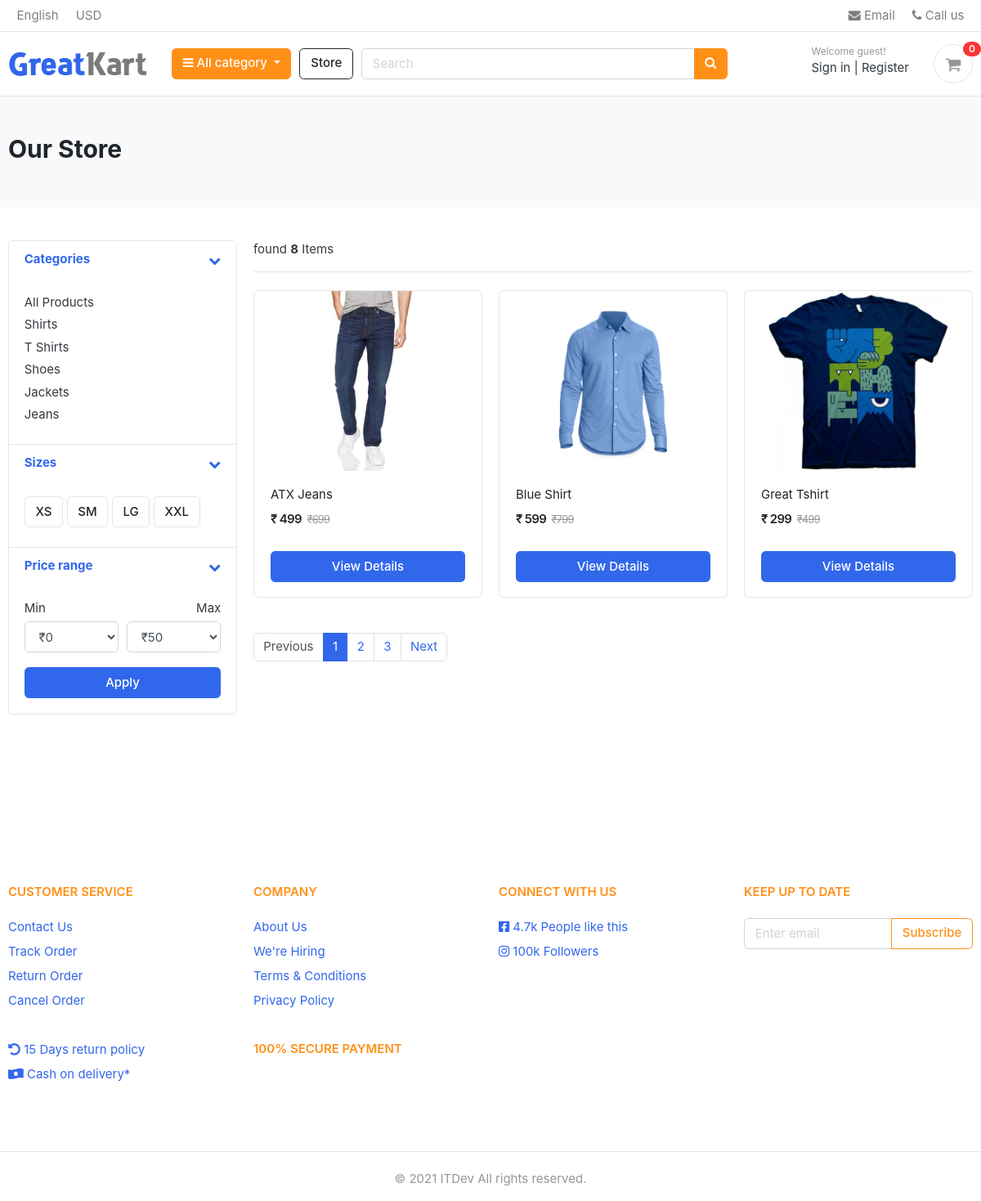
/store/, run on the app's committed database.
### category/models.py (models this page shows, shortened)
class Category(models.Model):
    cat_name = models.CharField(max_length=50, unique=True)
    slug = models.SlugField(max_length=100, unique=True)
    description = models.TextField(max_length=255, blank=True)
    cat_image = models.ImageField(upload_to='photos/categories', blank=True)
    class Meta:
        verbose_name = 'category'
        verbose_name_plural = 'categories'
    def get_url (self):
        return reverse ('products_by_category', args=[self.slug])

### store/models.py (models this page shows, shortened)
class Product (models.Model):
    product_name = models.CharField(max_length=200, unique=True)
    slug = models.SlugField(max_length=200, unique=True)
    description = models.TextField(max_length=500, blank=True)
    price = models.IntegerField()
    image = models.ImageField(upload_to='photos/products')
    stock = models.IntegerField()
    is_available = models.BooleanField(default=True)
    category = models.ForeignKey(Category, on_delete=models.CASCADE)
    created_date = models.DateTimeField(auto_now_add=True)
    modified_date = models.DateTimeField(auto_now=True)
    def get_url (self):
        return reverse ('product_detail', args=[self.category.slug, self.slug])

### store/views.py (the view)
# urls.py: path('', views.store, name="store"),
def store (request, category_slug=None):
    categories = None
    products = None
    if category_slug is  not None:
        categories = get_object_or_404(Category, slug=category_slug)
        products = Product.objects.filter(category=categories, is_available=True)
        paginator = Paginator (products, 1)
        page = request.GET.get('page')
        paged_products = paginator.get_page(page)
        product_count = products.count()
    else:
        products = Product.objects.all().filter(is_available=True).order_by('id')
        paginator = Paginator (products, 3)
        page = request.GET.get('page')
        paged_products = paginator.get_page(page)
        product_count = products.count()
    context = {
        'products' : paged_products,
        'product_count' : product_count,
    }
    return render (request, 'store/store.html', context)

### templates/store/store.html (shortened to what this page needs)
{% extends 'base.html' %}
{% load static %}
{% block content %}
<section class="section-pagetop bg">
<div class="container">
  {% if 'search' in request.path %}
    <h2 class="title-page">Search Result</h2>
  {% else %}
    <h2 class="title-page">Our Store</h2>
  {% endif %}
</div>
</section>
<section class="section-content padding-y">
<div class="container">
<div class="row">
	<aside class="col-md-3">
<div class="card">
	<article class="filter-group">
		<header class="card-header">
			<a href="#" data-toggle="collapse" data-target="#collapse_1" aria-expanded="true" class="">
				<i class="icon-control fa fa-chevron-down"></i>
				<h6 class="title">Categories</h6>
			</a>
		</header>
		<div class="filter-content collapse show" id="collapse_1" style="">
			<div class="card-body">
				<ul class="list-menu">
          <li><a href="{% url 'store' %}">All Products</a></li>
        {% for category in links %}
          <li><a href="{{ category.get_url }}">{{ category.cat_name }}</a></li>
        {% endfor %}
        </ul>
			</div>
		</div>
	</article>
	<article class="filter-group">
		<header class="card-header">
			<a href="#" data-toggle="collapse" data-target="#collapse_4" aria-expanded="true" class="">
				<i class="icon-control fa fa-chevron-down"></i>
				<h6 class="title">Sizes </h6>
			</a>
		</header>
		<div class="filter-content collapse show" id="collapse_4" style="">
			<div class="card-body">
			  <label class="checkbox-btn">
			    <span class="btn btn-light"> XS </span>
			  </label>
			  <label class="checkbox-btn">
			    <span class="btn btn-light"> SM </span>
			  </label>
			  <label class="checkbox-btn">
			    <span class="btn btn-light"> LG </span>
			  </label>
			  <label class="checkbox-btn">
			    <span class="btn btn-light"> XXL </span>
			  </label>
		</div>
		</div>
	</article>
	<article class="filter-group">
		<header class="card-header">
			<a href="#" data-toggle="collapse" data-target="#collapse_3" aria-expanded="true" class="">
				<i class="icon-control fa fa-chevron-down"></i>
				<h6 class="title">Price range </h6>
			</a>
		</header>
		<div class="filter-content collapse show" id="collapse_3" style="">
			<div class="card-body">
				<div class="form-row">
				<div class="form-group col-md-6">
				  <label>Min</label>
				  	<select class="mr-2 form-control">
						<option value="0">₹0</option>
					</select>
				</div>
				<div class="form-group text-right col-md-6">
				  <label>Max</label>
				  	<select class="mr-2 form-control">
						<option value="50">₹50</option>
					</select>
				</div>
				</div>
				<button class="btn btn-block btn-primary">Apply</button>
			</div>
		</div>
	</article>
</div>
	</aside>
	<main class="col-md-9">
<header class="border-bottom mb-4 pb-3">
		<div class="form-inline">
			<span class="mr-md-auto">found <b>{{ product_count }}</b> Items</span>
		</div>
</header>
<div class="row">
  {% if products %}
    {% for product in products %}
      <div class="col-md-4">
		    <figure class="card card-product-grid">
			    <div class="img-wrap">
            <a href="{{ product.get_url }}"><img src="{{ product.image.url }}"></a>
			    </div>
			    <figcaption class="info-wrap">
				    <div class="fix-height">
					    <a href="{{ product.get_url }}" class="title">{{ product.product_name }}</a>
					    <div class="price-wrap mt-2">
						    <span class="price">₹ {{ product.price }}</span>
						    <del class="price-old">₹{{ product.price|add:200 }}</del>
					    </div>
				    </div>
				    <a href="{{ product.get_url }}" class="btn btn-block btn-primary">View Details</a>
			    </figcaption>
		     </figure>
	    </div>
    {% endfor %}
  {% else %}
    <div class="">
      <h2>No result found. Please try again.</h2>
    </div>
  {% endif %}
</div>
<nav class="mt-4" aria-label="Page navigation sample">
  {% if products.has_other_pages %}
    <ul class="pagination">
      {% if products.has_previous %}
        <li class="page-item"><a class="page-link" href="?page={{ products.previous_page_number }}">Previous</a></li>
      {% else %}
        <li class="page-item disabled"><a class="page-link" href="#">Previous</a></li>
      {% endif %}
      {% for i in products.paginator.page_range %}
        {% if products.number == i %}
          <li class="page-item active"><a class="page-link" href="#">{{ i }}</a></li>
        {% else %}
          <li class="page-item"><a class="page-link" href="?page={{ i }}">{{ i }}</a></li>
        {% endif %}
      {% endfor %}
      {% if products.has_next %}
        <li class="page-item"><a class="page-link" href="?page={{ products.next_page_number }}">Next</a></li>
      {% else %}
        <li class="page-item disabled"><a class="page-link" href="#">Next</a></li>
      {% endif %}
    </ul>
  {% endif %}
</nav>
	</main>
</div>
</div>
</section>
{% endblock %}

### templates/base.html (shortened to what this page needs)
{% load static %}
<!DOCTYPE HTML>
<html lang="en">
<head>
<link href="{% static 'css/bootstrap.css' %}" rel="stylesheet" type="text/css"/>
<link href="{% static 'fonts/fontawesome/css/all.min.css' %}" type="text/css" rel="stylesheet">
<link href="{% static 'css/ui.css' %}" rel="stylesheet" type="text/css"/>
<link href="{% static 'css/responsive.css' %}" rel="stylesheet" media="only screen and (max-width: 1200px)" />
<link href="{% static 'css/custom.css' %}" rel="stylesheet" type="text/css" />
<link rel="stylesheet" href="https://cdnjs.cloudflare.com/ajax/libs/font-awesome/4.7.0/css/font-awesome.min.css">
</head>
<body>
  {% include 'includes/navbar.html' %}
  {% block content %}
  {% endblock %}
  {% include 'includes/footer.html' %}
</body>

### templates/includes/navbar.html (shortened to what this page needs)
{% load static %}
<header class="section-header">
<nav class="navbar p-md-0 navbar-expand-sm navbar-light border-bottom">
<div class="container">
  <div class="collapse navbar-collapse" id="navbarTop4">
    <ul class="navbar-nav mr-auto">
      <li class="nav-item dropdown">
      <a href="#" class="nav-link">   English </a>
    </li>
    <li class="nav-item dropdown">
      <a href="#" class="nav-link"> USD </a>
    </li>
    </ul>
    <ul class="navbar-nav">
    <li><a href="#" class="nav-link"> <i class="fa fa-envelope"></i> Email </a></li>
    <li><a href="#" class="nav-link"> <i class="fa fa-phone"></i> Call us </a></li>
  </ul>
  </div>
</div>
</nav>
<section class="header-main border-bottom">
  <div class="container">
<div class="row align-items-center">
  <div class="col-lg-2 col-md-3 col-6">
    <a href="{% url 'home' %}" class="brand-wrap">
      <img class="logo" src="{% static './images/logo.png' %}">
    </a>
  </div>
  <div class="col-lg col-sm col-md col-6 flex-grow-0">
    <div class="category-wrap dropdown d-inline-block float-right">
      <button type="button" class="btn btn-warning dropdown-toggle" data-toggle="dropdown">
        <i class="fa fa-bars"></i> All category
      </button>
    </div>
  </div>
  <a href="{% url 'store' %}" class="btn btn-outline-dark">Store</a>
  <div class="col-lg  col-md-6 col-sm-12 col">
    <form action="{% url 'search' %}" class="search" method="GET">
      <div class="input-group w-100">
          <input type="text" class="form-control" style="width:60%;" placeholder="Search" name="keyword">
          <div class="input-group-append">
            <button class="btn btn-warning" type="submit">
              <i class="fa fa-search"></i>
            </button>
          </div>
        </div>
    </form>
  </div>
  <div class="col-lg-3 col-sm-6 col-8 order-2 order-lg-3">
        <div class="d-flex justify-content-end mb-3 mb-lg-0">
          {% if user.id is None %}
          <div class="widget-header">
            <small class="title text-muted">Welcome guest!</small>
            <div>
              <a href="{% url 'login' %}">Sign in</a> <span class="dark-transp"> | </span>
              <a href="{% url 'register' %}"> Register</a>
            </div>
          </div>
          {% endif %}
          <a href="{% url 'cart' %}" class="widget-header pl-3 ml-3">
            <div class="icon icon-sm rounded-circle border"><i class="fa fa-shopping-cart"></i></div>
            <span class="badge badge-pill badge-danger notify">{{ cart_count }}</span>
          </a>
        </div>
      </div>
</div>
  </div>
</section>
</header>

### templates/includes/footer.html (shortened to what this page needs)
      <footer class="footer-bar mt-5">
          <div class="container py-5">
              <a href="{% url 'home' %}" class="h2 navbar-links text-white">BrandName/Logo</a><br><br>
              <div class="row py-3">
                  <div class="col-lg-3 col-md-6 mb-4 mb-lg-0">
                      <h6 class="text-uppercase font-weight-bold mb-4 text-warning">CUSTOMER SERVICE</h6>
                      <ul class="list-unstyled mb-0">
                          <li class="mb-2"><a href="#" class="footer-links">Contact Us</a></li>
                          <li class="mb-2"><a href="#" class="footer-links">Track Order</a></li>
                          <li class="mb-2"><a href="#" class="footer-links">Return Order</a></li>
                          <li class="mb-2"><a href="#" class="footer-links">Cancel Order</a></li>
                      </ul>
                  </div>
                  <div class="col-lg-3 col-md-6 mb-4 mb-lg-0">
                      <h6 class="text-uppercase font-weight-bold mb-4 text-warning">COMPANY</h6>
                      <ul class="list-unstyled mb-0">
                          <li class="mb-2"><a href="#" class="footer-links">About Us</a></li>
                          <li class="mb-2"><a href="#" class="footer-links">We're Hiring</a></li>
                          <li class="mb-2"><a href="#" class="footer-links">Terms & Conditions</a></li>
                          <li class="mb-2"><a href="#" class="footer-links">Privacy Policy</a></li>
                      </ul>
                  </div>
                  <div class="col-lg-3 col-md-6 mb-4 mb-lg-0">
                      <h6 class="text-uppercase font-weight-bold mb-4 text-warning">CONNECT WITH US</h6>
                      <ul class="list-unstyled mb-0">
                          <li class="mb-2"><a href="#" class="footer-links"><i class="fab fa-facebook-square"></i> 4.7k People like this</a></li>
                          <li class="mb-2"><a href="#" class="footer-links"><i class="fab fa-instagram"></i>  100k Followers</a></li>
                      </ul>
                  </div>
                  <div class="col-lg-3 col-md-6 mb-4 mb-lg-0">
                      <h6 class="text-uppercase font-weight-bold mb-4 text-warning">KEEP UP TO DATE</h6>
                      <div class="input-group mb-3"> <input type="text" class="form-control input-text" placeholder="Enter email">
                          <div class="input-group-append"> <button class="btn btn-outline-warning btn-md" type="button">Subscribe</button> </div>
                      </div>
                  </div>
              </div>
              <div class="row py-3">
                  <div class="col-lg-3 col-md-6 mb-4 mb-lg-0">
                      <ul class="list-unstyled mb-0">
                          <li class="mb-2"><a href="#" class="footer-links"><i class="fas fa-undo-alt"></i> 15 Days return policy</a></li>
                          <li class="mb-2"><a href="#" class="footer-links"><i class="fas fa-money-bill-wave-alt"></i> Cash on delivery*</a></li>
                      </ul>
                  </div>
                  <div class="col-lg-3 col-md-6 mb-4 mb-lg-0">
                      <h6 class="text-uppercase font-weight-bold mb-2 text-warning">100% SECURE PAYMENT</h6>
                      <ul class="list-unstyled mb-0">
                          <li class="mb-2 text-white"><i class="fab fa-cc-visa"></i> <i class="fab fa-cc-mastercard"></i> <i class="fab fa-cc-apple-pay"></i> <i class="fab fa-cc-paypal"></i> <i class="fab fa-cc-amazon-pay"></i></li>
                      </ul>
                  </div>
              </div>
          </div>
          <hr class="footer-hr">
          <div class="footer-bar my-2">
              <div class="container text-center">
                  <p class="text-muted mb-0 py-2">© 2021 ITDev All rights reserved.</p>
              </div>
          </div>
      </footer>
</body>
</html>

### data on the page
Category: cat_name "Shirts"
Category: cat_name "T Shirts"
Category: cat_name "Shoes"
Category: cat_name "Jackets"
Category: cat_name "Jeans"
Product: image (picture), product_name "ATX Jeans", price "499", price|add "699"
Product: image (picture), product_name "Blue Shirt", price "599", price|add "799"
Product: image (picture), product_name "Great Tshirt", price "299", price|add "499"

### other printed values
{{ cart_count }} "0"
{{ product_count }} "8"
{{ i }} "1"
{{ i }} "2" "3"
